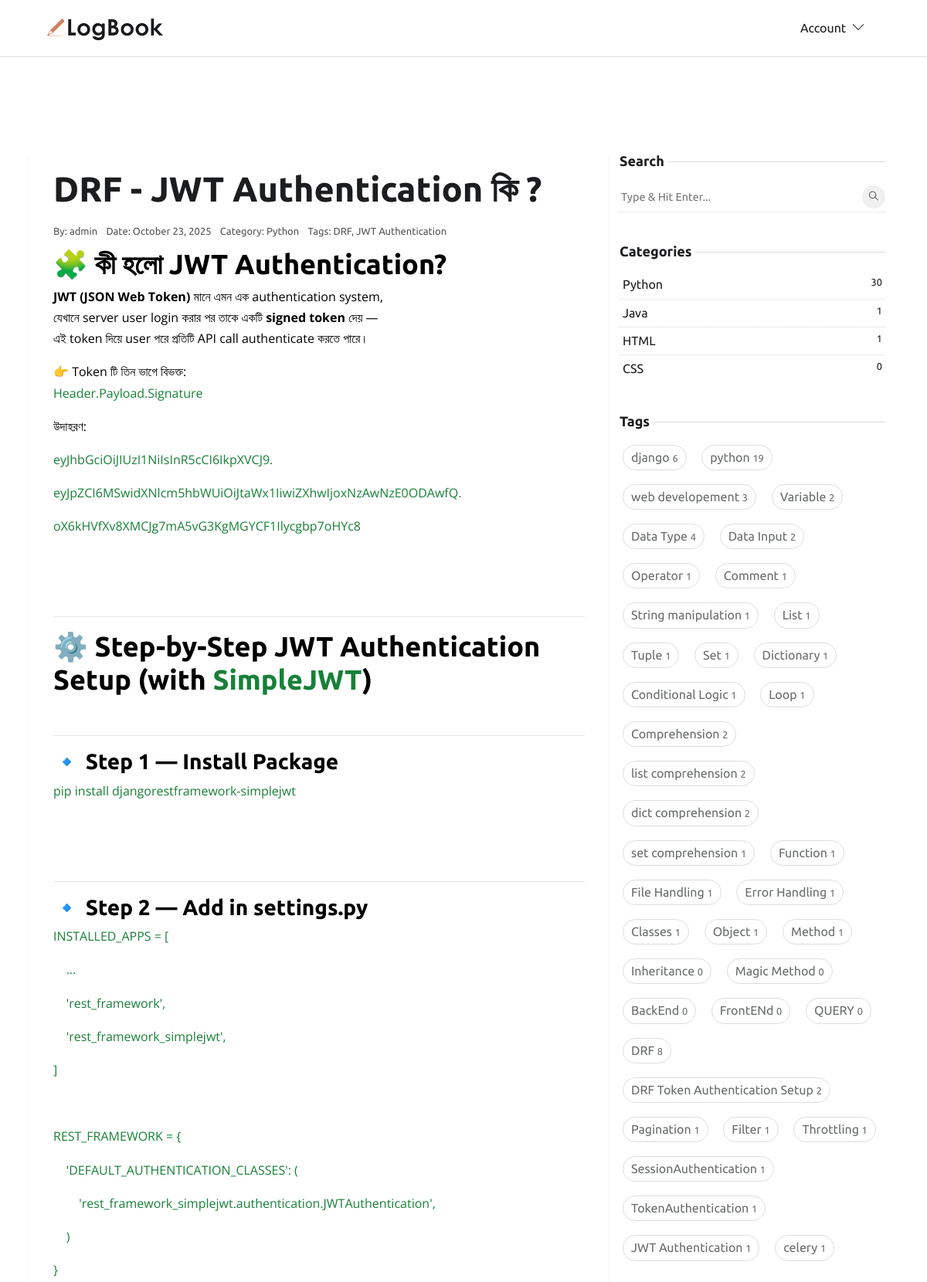
Screenshot of /blog/drf-jwt-authentication-3d8b5f/ (upper part) with the database file from the repository.
### blog/models.py (models this page shows, shortened)
class Blog(models.Model):
    author = models.ForeignKey(
        settings.AUTH_USER_MODEL, related_name='user_blogs', on_delete=models.CASCADE
    )
    title = models.CharField(max_length=100, unique=True)
    slug = models.SlugField(unique=True, blank=True, null=True, max_length=300)
    content = RichTextUploadingField()
    category = models.ForeignKey(
        Category,
        related_name='category_blogs',
        on_delete=models.CASCADE
    )
    tags = models.ManyToManyField(Tag, related_name='tag_blogs')
    created_date = models.DateTimeField(auto_now_add=True)
    updated_date = models.DateTimeField(auto_now=True)
    class Meta:
        ordering = ['-created_date']
        indexes = [models.Index(fields=['title','created_date'])]
    class Meta:
        ordering = ['-created_date']
        indexes = [models.Index(fields=['title','created_date'])]
    def get_absolute_url(self):
        return reverse('blog-detail', kwargs={'slug': self.slug})

class Category(models.Model):
    title = models.CharField(max_length=50, unique=True, db_index=True)
    slug = models.SlugField(unique=True, blank=True, null=True, max_length=300)
    class Meta:
        verbose_name = "Category"
        verbose_name_plural = "Categories"

class Tag(models.Model):
    title = models.CharField(max_length=50, unique=True, db_index=True)
    slug = models.SlugField(unique=True, blank=True, null=True, max_length=300)

### account/models.py (models this page shows, shortened)
class CustomUser(AbstractBaseUser, PermissionsMixin):
    email = models.EmailField(unique=True)
    username = models.CharField(max_length=50)
    first_name = models.CharField(max_length=50, blank=True)
    last_name = models.CharField(max_length=50, blank=True)
    is_active = models.BooleanField(default=False)  # For Mail Verification
    is_staff = models.BooleanField(default=False)
    date_joined = models.DateTimeField(default=timezone.now)
    objects = CustomUserManager()
    USERNAME_FIELD = 'email'      # login field
    REQUIRED_FIELDS = ['username']  # required when creating superuser

### blog/views.py (the view)
# urls.py: path('blog/<slug:slug>/', BlogDetailView.as_view(), name='blog-detail'),
class BlogDetailView(DetailView):
    model = Blog
    template_name = 'blog/blog.html'  # specify your template
    context_object_name = 'blog'  # the context variable in template
    slug_field = 'slug'        # use slug field
    slug_url_kwarg = 'slug'    #  keyword argument
    def get_queryset(self):
        return Blog.objects.prefetch_related('tags', 'blog_images').all()

### blog/context_processors.py (called while the page is built)
def get_all_categories(request):
    categories = Category.objects.all()
    return {'categories': categories}

def get_all_tags(request):
    tags = Tag.objects.all()
    return {'tags': tags}

def get_recent_blogs(request):
    recent_blogs = Blog.objects.order_by('-created_date')[:5]
    return {'recent_blogs': recent_blogs}

### templates/blog/blog.html (shortened to what this page needs)
{% extends 'base/base.html' %}
{% load static %}
{% block content %}
<section class="section">
    <div class="container p-4">
        <div class="row">
            <div class="blog-card col-lg-8 rounded shadow-sm">
                <article>
                    <h1>{{ blog.title }}</h1>
                    <ul class="list-inline post-meta mb-2">
                        <li class="list-inline-item">
                            By: {{ blog.author.get_full_name|default:blog.author.username }}
                        </li>
                        <li class="list-inline-item">
                            Date: {{ blog.created_date|date:"F d, Y" }}
                        </li>
                        <li class="list-inline-item">
                            Category: {{ blog.category.title }}
                        </li>
                        <li class="list-inline-item">
                            Tags:
                            {% for tag in blog.tags.all %}
                            <span>{{ tag.title }}</span>{% if not forloop.last %}, {% endif %}
                            {% endfor %}
                        </li>
                    </ul>
                    <div class="post-content">
                        {{ blog.content|safe }}
                    </div>
                </article>
            </div>
            <div class="col-lg-4">
                {% include 'base/sideber.html' %}
            </div>
        </div>
    </div>
</section>
{% endblock %}

### templates/base/sideber.html (shortened to what this page needs)
{% load static %}
<div class="widget">
   <h5 class="widget-title"><span>Search</span></h5>
   <form action="{% url 'search-results' %}" method="GET" class="widget-search position-relative">
      <input id="search-query" name="q" type="search" required placeholder="Type & Hit Enter..." autocomplete="off">
      <button type="submit"><i class="ti-search"></i></button>
   </form>
</div>
<div class="widget">
   <h5 class="widget-title"><span>Categories</span></h5>
   <ul class="list-unstyled widget-list">
      {% for cat in categories %}
      <li class="cate-card p-1">
         <a href="{% url 'category-blogs' cat.slug %}" class="d-flex">
            {{cat.title}}
            <small class="ml-auto">{{cat.category_blogs.count}}</small>
         </a>
      </li>
      {% endfor %}
   </ul>
</div>
<div class="widget">
   <h5 class="widget-title"><span>Tags</span></h5>
   <ul class="list-inline widget-list-inline">
      {% for tag in tags %}
      <li class="list-inline-item cate-card p-1">
         <a href="{% url 'tag-blogs' tag.slug %}">
            {{tag.title}}
            <small class="ml-auto">{{tag.tag_blogs.count}}</small></a>
      </li>
      {% endfor %}
   </ul>
</div>

### static/css/style.css (style rules this page uses)
body { line-height: 1.7; font-family: 'Ubuntu', sans-serif; -webkit-font-smoothing: antialiased; color: #696c6d; font-size: 16px; }
p, .paragraph { font-weight: 400; color: #696c6d; font-size: 16px; line-height: 1.7; font-family: "Open Sans", sans-serif; }
h1, h2, h3, h4, h5, h6 { color: #1c1d1f; font-family: 'Ubuntu', sans-serif; font-weight: 600; line-height: 1.2; }
h1, .h1 { font-size: 45px; }
h2, .h2 { font-size: 36px; }
h3, .h3 { font-size: 28px; }
h5, .h5 { font-size: 18px; }
body { background-color: #fff; overflow-x: hidden; }
a, a:hover, a:focus { text-decoration: none; }
a, button, select { cursor: pointer; transition: 0.2s ease; }
.section { padding-top: 100px; padding-bottom: 100px; }
.post-meta li { margin-right: 10px; font-size: 90%; }
.widget { background: #fff; margin-bottom: 40px; }
.widget-title { position: relative; margin-bottom: 15px; }
.widget-title span { background: #fff; position: relative; padding-right: 5px; z-index: 1; }
.widget-title::before { position: absolute; content: ""; right: 0; height: 1px; width: 100%; background: #ddd; top: 50%; }
.widget-search { position: relative; }
.widget-search input { border: 0; border-bottom: 1px dotted #ddd; width: 100%; height: 40px; }
.widget-search input::placeholder { font-size: 90%; }
.widget-search button { height: 30px; width: 30px; line-height: 30px; display: inline-block; padding: 0; background: #f0f0f0; color: #1c1d1f; text-align: center; border-radius: 50%; position: absolute; right: 0; top: 5px; border: 0; font-size: 12px; }
.widget-list li { padding: 5px 0; }
.widget-list li:not(:last-child) { border-bottom: 1px dotted #ddd; }
.widget-list li a { color: #1c1d1f; }
.widget-list-inline li { margin-bottom: 10px; }
.widget-list-inline li a { padding: 2px 10px; border: 1px solid #ddd; border-radius: 40px; display: block; color: #696c6d; }
.blog-card { background-color: #ffffff; border-radius: 20px; box-shadow: 0 4px 15px rgba(0, 0, 0, 0.2); padding: 0 30px 30px 30px; transition: transform 0.3s, box-shadow 0.3s; margin-bottom: 30px; }
.blog-card h1 { margin-top: 20px; margin-bottom: 15px; }
.blog-card .post-meta { font-size: 0.9rem; color: #555; margin-bottom: 15px; }
.blog-card .post-content { line-height: 1.8; color: #333; }

### rows the page displays
Blog: title "DRF - JWT Authentication কি ?", author.get_full_name "admin", created_date "October 23, 2025", category "Python", content "🧩 কী হলো JWT Authentication? JWT (JSON Web Token) মানে এমন এক authentication system, যেখানে server user login করার পর তাকে একটি signed token দেয় — এই token দিয়ে user পরে প্রতিটি API call authenticate করতে পারে। 👉 Token টি তিন ভাগে বিভক্ত: Header.Payload.Signature উদাহরণ: eyJhbGciOiJIUzI1NiIsInR5cCI6IkpXVCJ9. eyJpZCI6MSwidXNlcm5hbWUiOiJtaWx1IiwiZXhwIjoxNzAwNzE0ODAwfQ. oX6kHVfXv8XMCJg7mA5vG3KgMGYCF1Ilycgbp7oHYc8 ⚙️ Step-by-Step JWT Authentication Setup (with SimpleJWT ) 🔹 Step 1 — Install Package pip install djangorestframework-simplejwt 🔹 Step 2 — Add in settings.py INSTALLED_APPS = [ ... 'rest_framework', 'rest_framework_simplejwt', ] REST_FRAMEWORK = { 'DEFAULT_AUTHENTICATION_CLASSES': (…"
Tag: title "DRF", tag_blogs.count "8"
Tag: title "JWT Authentication", tag_blogs.count "1"
Category: title "Python", category_blogs.count "30"
Category: title "Java", category_blogs.count "1"
Category: title "HTML", category_blogs.count "1"
Category: title "CSS", category_blogs.count "0"
Tag: title "django", tag_blogs.count "6"
Tag: title "python", tag_blogs.count "19"
Tag: title "web developement", tag_blogs.count "3"
Tag: title "Variable", tag_blogs.count "2"
Tag: title "Data Type", tag_blogs.count "4"
Tag: title "Data Input", tag_blogs.count "2"
Tag: title "Operator", tag_blogs.count "1"
Tag: title "Comment", tag_blogs.count "1"
Tag: title "String manipulation", tag_blogs.count "1"
Tag: title "List", tag_blogs.count "1"
Tag: title "Tuple", tag_blogs.count "1"
Tag: title "Set", tag_blogs.count "1"
Tag: title "Dictionary", tag_blogs.count "1"
Tag: title "Conditional Logic", tag_blogs.count "1"
Tag: title "Loop", tag_blogs.count "1"
Tag: title "Comprehension", tag_blogs.count "2"
Tag: title "list comprehension", tag_blogs.count "2"
Tag: title "dict comprehension", tag_blogs.count "2"
Tag: title "set comprehension", tag_blogs.count "1"
Tag: title "Function", tag_blogs.count "1"
Tag: title "File Handling", tag_blogs.count "1"
Tag: title "Error Handling", tag_blogs.count "1"
Tag: title "Classes", tag_blogs.count "1"
Tag: title "Object", tag_blogs.count "1"
Tag: title "Method", tag_blogs.count "1"
Tag: title "Inheritance", tag_blogs.count "0"
Tag: title "Magic Method", tag_blogs.count "0"
Tag: title "BackEnd", tag_blogs.count "0"
Tag: title "FrontENd", tag_blogs.count "0"
Tag: title "QUERY", tag_blogs.count "0"
Tag: title "DRF Token Authentication Setup", tag_blogs.count "2"
Tag: title "Pagination", tag_blogs.count "1"
Tag: title "Filter", tag_blogs.count "1"
Tag: title "Throttling", tag_blogs.count "1"
Tag: title "SessionAuthentication", tag_blogs.count "1"
Tag: title "TokenAuthentication", tag_blogs.count "1"
Tag: title "celery", tag_blogs.count "1"
